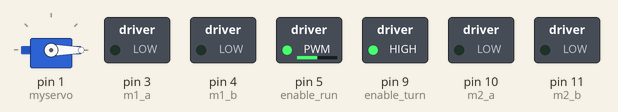
Simulated run of this sketch. Board: Arduino Uno, built with avr-gcc and run on an emulated ATmega328P. Parts: servo, switched loads named in the sketch (green lamp = pin HIGH).

Above: at 0.05 s.
At 0.75 s:
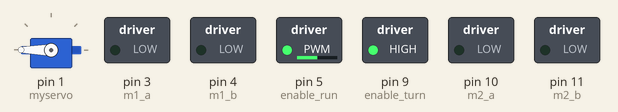
At 4.5 s:
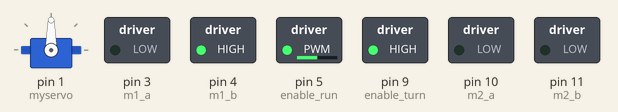
At 6.75 s:
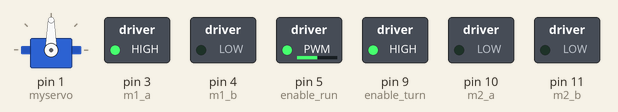
At 9.0 s:
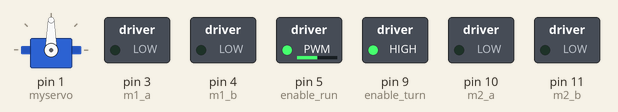
Timing chart, 0 to 11.7 s (numbered marks = the images above):
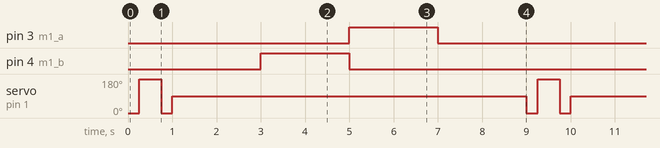

Measured:
- by itself, pin 3 (m1_a), pin 4 (m1_b): alternates HIGH for 2.0 s and LOW for 7.0 s
- by itself, servo on pin 1 (myservo): repeats every 9.0 s: 0° 0.25 s, 90° 8.0 s, 0° 0.25 s, 180° 0.50 s

The sketch:

bot.ino
```cpp
#include <Servo.h>

Servo myservo;          // create servo object to control a servo

#define enable_run 5
#define m1_a 3
#define m1_b 4

#define enable_turn 9
#define m2_a 10
#define m2_b 11

void setup() {

  myservo.attach(1);    // attaches the servo on pin 9 to the servo object
  myservo.write(90);    // STOP

  pinMode(enable_run,OUTPUT);
  pinMode(m1_a,OUTPUT);
  pinMode(m1_b,OUTPUT);

  pinMode(enable_turn,OUTPUT);
  pinMode(m2_a,OUTPUT);
  pinMode(m2_b,OUTPUT);

  //Serial.begin(9600);
  enableMotors();
}

void loop() {


  watchRightAndReturn();
  watchLeftAndReturn();
  delay(2000);

  //turnRight();
  //turnLeft();

  goAhead();
  goBack();

  //disableMotors();
  delay(2000);
}

void enableMotors(){
  analogWrite(enable_run,128);      // full speed
  digitalWrite(enable_turn,HIGH);   // full speed
}

void disableMotors(){
  digitalWrite(enable_run,LOW);   // disable
  digitalWrite(enable_turn,LOW);  // enable on
}

void turnLeft(){
  Serial.println("Turning one side");
  digitalWrite(m2_a,HIGH);
  digitalWrite(m2_b,LOW);
  digitalWrite(m1_a,LOW);
  digitalWrite(m1_b,LOW);
  delay(1000);
  digitalWrite(m2_a,LOW);
  digitalWrite(m2_b,LOW);
  digitalWrite(m1_a,LOW);
  digitalWrite(m1_b,LOW);
}

void turnRight(){
  Serial.println("Turning other side");
  digitalWrite(m2_a,LOW);
  digitalWrite(m2_b,HIGH);
  digitalWrite(m1_a,LOW);
  digitalWrite(m1_b,LOW);
  delay(1000);
  digitalWrite(m2_a,LOW);
  digitalWrite(m2_b,LOW);
  digitalWrite(m1_a,LOW);
  digitalWrite(m1_b,LOW);
}

void goAhead(){
  Serial.println("Running ahead");
  digitalWrite(m1_a,LOW);
  digitalWrite(m1_b,HIGH);
  digitalWrite(m2_a,LOW);
  digitalWrite(m2_b,LOW);
  delay(2000);
  digitalWrite(m1_a,LOW);
  digitalWrite(m1_b,LOW);
  digitalWrite(m2_a,LOW);
  digitalWrite(m2_b,LOW);
}

void goBack(){
  Serial.println("Reverse");
  digitalWrite(m1_a,HIGH);
  digitalWrite(m1_b,LOW);
  digitalWrite(m2_a,LOW);
  digitalWrite(m2_b,LOW);
  delay(2000);
  digitalWrite(m1_a,LOW);
  digitalWrite(m1_b,LOW);
  digitalWrite(m2_a,LOW);
  digitalWrite(m2_b,LOW);
}

void watchRightAndReturn(){
  myservo.write(0);       // MOVE HEAD CLOCKWISE
  delay(250);
  myservo.write(180);     // MOVE HEAD COUNTER-CLOCKWISE
  delay(250);
  myservo.write(90);      // STOP
}

void watchLeftAndReturn(){
  myservo.write(180);     // MOVE HEAD COUNTER-CLOCKWISE
  delay(250);
  myservo.write(0);       // MOVE HEAD CLOCKWISE
  delay(250);
  myservo.write(90);      // STOP
}
```
